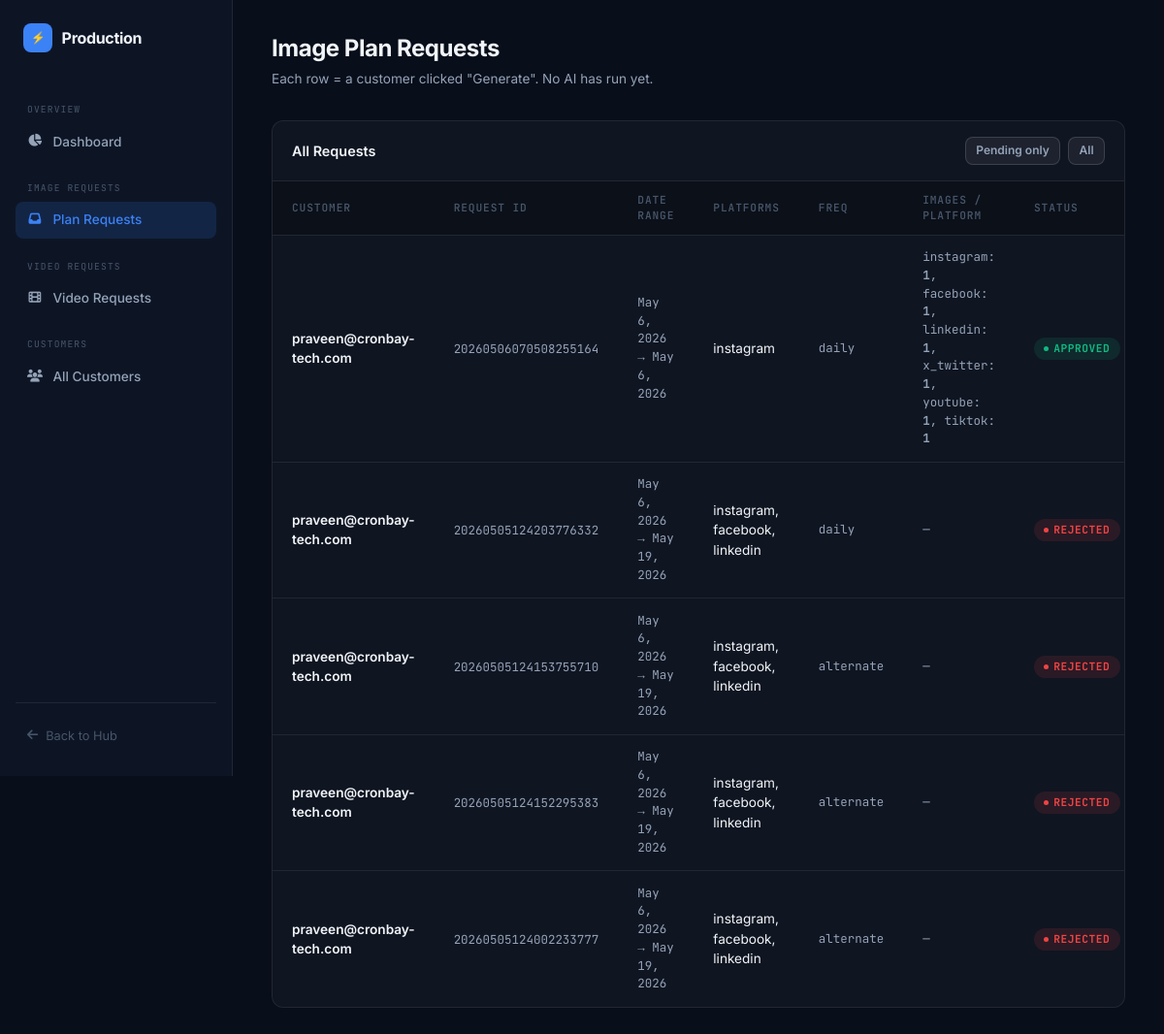
/hub/admin-hub/requests/ (signed in), run on the app's committed database.
### hub/models.py (models this page shows, shortened)
class PlanRequest(models.Model):
    user           = models.ForeignKey(settings.AUTH_USER_MODEL, on_delete=models.CASCADE, related_name='plan_requests')
    request_id     = models.CharField(max_length=30, unique=True)
    start_date     = models.DateField()
    end_date       = models.DateField()
    frequency      = models.CharField(max_length=20, default='daily')
    platforms      = models.JSONField(default=list)
    platform_counts = models.JSONField(default=dict)
    status         = models.CharField(max_length=20, default='pending')
    extra_notes    = models.TextField(blank=True, default='')
    admin_note     = models.TextField(blank=True, default='')
    generated_plan = models.OneToOneField(GeneratedPlan, null=True, blank=True, on_delete=models.SET_NULL, related_name='plan_request')
    created_at     = models.DateTimeField(auto_now_add=True)

### accounts/models.py (models this page shows, shortened)
class User(AbstractUser):
    email = models.EmailField(unique=True)
    USERNAME_FIELD = 'email'
    REQUIRED_FIELDS = ['username']

### hub/admin_views.py (the view)
# urls.py: path("requests/", admin_views.admin_requests, name="admin_requests"),
@staff_required
def admin_requests(request):
    qs = PlanRequest.objects.select_related('user', 'generated_plan').order_by('-created_at')
    return render(request, "hub/admin_panel.html", {
        "section":       "requests",
        "plan_requests": qs,
    })

### hub/admin_views.py (called while the page is built)
def staff_required(view_func):
    @wraps(view_func)
    def _wrapped(request, *args, **kwargs):
        if not request.user.is_authenticated:
            return redirect(f'/accounts/login/?next={request.path}')
        if not request.user.is_staff and not request.user.is_superuser:
            if request.user.username in ['Nandhishwaran', 'admin', 'Praveen Patel']:
                return view_func(request, *args, **kwargs)
            return HttpResponseForbidden(f"Admin access only. You are logged in as {request.user.username}")
        return view_func(request, *args, **kwargs)
    return _wrapped

### crontools/templates/hub/admin_panel.html (shortened to what this page needs)
{% load static %}
<!DOCTYPE html>
<html lang="en">
<head>
    <link rel="stylesheet" href="https://cdnjs.cloudflare.com/ajax/libs/font-awesome/6.4.0/css/all.min.css">
</head>
<body>
    <aside>
        <div class="logo">
            <div class="logo-icon">⚡</div>
            Production
        </div>
        <div class="nav-section">Overview</div>
        <nav>
            <a href="{% url 'admin_dashboard' %}" class="{% if section == 'dashboard' %}active{% endif %}">
                <i class="fas fa-chart-pie"></i> Dashboard
            </a>
        </nav>
        <div class="nav-section">Image Requests</div>
        <nav>
            <a href="{% url 'admin_requests' %}"
                class="{% if section == 'requests' or section == 'request_detail' %}active{% endif %}">
                <i class="fas fa-inbox"></i> Plan Requests
            </a>
        </nav>
        <div class="nav-section">Video Requests</div>
        <nav>
            <a href="{% url 'admin_video_requests' %}"
                class="{% if section == 'video_requests' or section == 'video_request_detail' or section == 'video_plan_detail' %}active{% endif %}">
                <i class="fas fa-film"></i> Video Requests
            </a>
        </nav>
        <div class="nav-section">Customers</div>
        <nav>
            <a href="{% url 'admin_customers' %}"
                class="{% if section == 'customers' or section == 'customer_detail' %}active{% endif %}">
                <i class="fas fa-users"></i> All Customers
            </a>
        </nav>
        <div class="sidebar-footer">
            <a href="{% url 'hub_home' %}">
                <i class="fas fa-arrow-left"></i> Back to Hub
            </a>
        </div>
    </aside>
    <main>
        {% if section == 'dashboard' %}
        <div class="page-header">
            <div>
                <h1>Production Dashboard</h1>
                <div class="subtitle">All customer requests · live status overview</div>
            </div>
        </div>
        <div class="stats-row">
            <div class="stat-card" style="--tint:#f59e0b;">
                <div class="stat-icon" style="background:var(--warning-dim); color:var(--warning);">
                    <i class="fas fa-clock"></i>
                </div>
                <div class="stat-label">Pending Review</div>
                <div class="stat-value">{{ stats.pending }}</div>
                <div class="stat-sub">Awaiting admin action</div>
            </div>
            <div class="stat-card" style="--tint:#3b82f6;">
                <div class="stat-icon" style="background:var(--accent-dim); color:var(--accent);">
                    <i class="fas fa-cog fa-spin"></i>
                </div>
                <div class="stat-label">In Production</div>
                <div class="stat-value">{{ stats.working }}</div>
                <div class="stat-sub">Being worked on</div>
            </div>
            <div class="stat-card" style="--tint:#10b981;">
                <div class="stat-icon" style="background:var(--success-dim); color:var(--success);">
                    <i class="fas fa-check-circle"></i>
                </div>
                <div class="stat-label">Approved Plans</div>
                <div class="stat-value">{{ stats.approved }}</div>
                <div class="stat-sub">Released to customers</div>
            </div>
            <div class="stat-card" style="--tint:#8b5cf6;">
                <div class="stat-icon" style="background:var(--violet-dim); color:var(--violet);">
                    <i class="fas fa-users"></i>
                </div>
                <div class="stat-label">Total Customers</div>
                <div class="stat-value">{{ stats.customers }}</div>
                <div class="stat-sub">With onboarding profiles</div>
            </div>
        </div>
        <div class="table-wrap">
            <div class="table-toolbar">
                <h3>🔔 Recent Requests</h3>
            </div>
            <table>
                <thead>
                    <tr>
                        <th>Customer</th>
                        <th>Request ID</th>
                        <th>Date Range</th>
                        <th>Platforms</th>
                        <th>Status</th>
                        <th>Action</th>
                    </tr>
                </thead>
                <tbody>
                    {% for r in recent_requests %}
                    <tr>
                        <td>
                            <div style="font-weight:600;">{{ r.user.email }}</div>
                            <div class="mono">{{ r.user.username }}</div>
                        </td>
                        <td><span class="mono">{{ r.request_id }}</span></td>
                        <td class="mono">{{ r.start_date }} → {{ r.end_date }}</td>
                        <td>{{ r.platforms|join:", " }}</td>
                        <td><span class="pill pill-{{ r.status }}">{{ r.status }}</span></td>
                        <td><a href="{% url 'admin_request_detail' r.request_id %}" class="btn btn-ghost btn-sm"><i
                                    class="fas fa-arrow-right"></i> Manage</a></td>
                    </tr>
                    {% empty %}
                    <tr>
                        <td colspan="6" style="text-align:center; color:var(--text-3); padding: 2rem;">No requests yet
                        </td>
                    </tr>
                    {% endfor %}
                </tbody>
            </table>
        </div>
        {% elif section == 'requests' %}
        <div class="page-header">
            <div>
                <h1>Image Plan Requests</h1>
                <div class="subtitle">Each row = a customer clicked "Generate". No AI has run yet.</div>
            </div>
        </div>
        <div class="table-wrap">
            <div class="table-toolbar">
                <h3>All Requests</h3>
                <div style="display:flex; gap:0.5rem;">
                    <a href="?status=pending" class="btn btn-ghost btn-sm">Pending only</a>
                    <a href="?status=" class="btn btn-ghost btn-sm">All</a>
                </div>
            </div>
            <table>
                <thead>
                    <tr>
                        <th>Customer</th>
                        <th>Request ID</th>
                        <th>Date Range</th>
                        <th>Platforms</th>
                        <th>Freq</th>
                        <th>Images / Platform</th>
                        <th>Status</th>
                    </tr>
                </thead>
                <tbody>
                    {% for r in plan_requests %}
                    <tr>
                        <td>
                            <div style="font-weight:600;">{{ r.user.email }}</div>
                        </td>
                        <td><span class="mono">{{ r.request_id }}</span></td>
                        <td class="mono">{{ r.start_date }} → {{ r.end_date }}</td>
                        <td>{{ r.platforms|join:", " }}</td>
                        <td class="mono">{{ r.frequency }}</td>
                        <td class="mono">
                            {% for p, c in r.platform_counts.items %}
                            {{ p }}: <strong>{{ c }}</strong>{% if not forloop.last %}, {% endif %}
                            {% empty %}—{% endfor %}
                        </td>
                        <td><span class="pill pill-{{ r.status }}">{{ r.status }}</span></td>
                    </tr>
                    {% empty %}
                    <tr>
                        <td colspan="9" style="text-align:center; color:var(--text-3); padding: 2rem;">No requests found
                        </td>
                    </tr>
                    {% endfor %}
                </tbody>
            </table>
        </div>
        {% endif %}
    </main>
</body>
</html>

### data on the page
PlanRequest: user.email "praveen@cronbay-tech.com", request_id "20260506070508255164", start_date "May 6, 2026", end_date "May 6, 2026", platforms "instagram", frequency "daily", platform_counts "instagram" "facebook" "linkedin" "x_twitter" "youtube" "tiktok", platform_counts "1" "1" "1" "1" "1" "1", status "APPROVED"
PlanRequest: user.email "praveen@cronbay-tech.com", request_id "20260505124203776332", start_date "May 6, 2026", end_date "May 19, 2026", platforms "instagram, facebook, linkedin", frequency "daily", status "REJECTED"
PlanRequest: user.email "praveen@cronbay-tech.com", request_id "20260505124153755710", start_date "May 6, 2026", end_date "May 19, 2026", platforms "instagram, facebook, linkedin", frequency "alternate", status "REJECTED"
PlanRequest: user.email "praveen@cronbay-tech.com", request_id "20260505124152295383", start_date "May 6, 2026", end_date "May 19, 2026", platforms "instagram, facebook, linkedin", frequency "alternate", status "REJECTED"
PlanRequest: user.email "praveen@cronbay-tech.com", request_id "20260505124002233777", start_date "May 6, 2026", end_date "May 19, 2026", platforms "instagram, facebook, linkedin", frequency "alternate", status "REJECTED"
